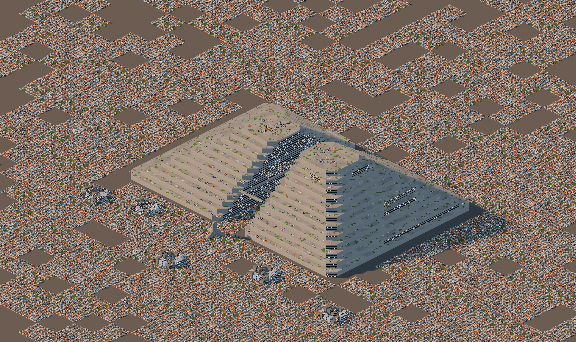
#> input picture concepts/aesthetics/scale/out/pixel/raw/s1_landscape.png, 576 x 342 px; its folder holds 4 pictures in this run
$ python post_pixel.py
#> lines starting #> are read from the running program, lines starting #| are printed output that depends on the picture
### experiments/concept-renders/sprites.py
"""
sprites.py - Pillow half of the agent-authored-building pipeline.

    python3 sprites.py

Inputs : out/sprites/*_lo.png (aliased low-res renders, 32 px per tile), *_hi.png (6x, anti-aliased), *_lo.cam.json
Outputs: out/sprites/*_pal.png        palette-locked game assets (kit64, no dither, binary alpha)
         out/p1_sprite_strip.png      3D render -> low-res sprite -> palette-locked sprite at integer upscale (rotation 0)
         out/p2_sprite_rotations.png  the same three stages for all 4 rotations
         out/p3_sprite_sheet.png      final sprite sheet (farm + capsule stack, 4 rotations) with the palette
         out/p4_ingame_mock.png       SC2K-style tile map composed only from palette-locked kit sprites
         out/p5_agent_loop.png        spec excerpt + validator feedback (draft v1 FAIL -> v2 PASS)
         out/p6_palette_compare.png   kit64 lock vs per-sprite adaptive 64 colours vs raw
"""
import json, math, os, subprocess, sys
import numpy as np
from PIL import Image, ImageDraw, ImageFont

HERE = os.path.dirname(os.path.abspath(__file__))
SP = os.path.join(HERE, 'out', 'sprites')
OUT = os.path.join(HERE, 'out')

# ------------------------------------------------------------------------------------------ fonts
# [9 lines left out: function font, not called in this run]


# ------------------------------------------------------------------------------------------ palette
# "kit64": a hand-built 64-colour master palette in the spirit of SC2K's VGA palette (not the original).
# Ramps: neutral greys, warm greys, timber, foliage, water/glass, teal, terracotta, sodium/window warm,
# neon accents, whites.  Every sprite in the game is locked to this one palette.
KIT64 = [
    '0d0e11', '1f2126', '33363c', '4b4e55', '666a70', '858a8f', 'a9adb0', 'd2d5d6',         # greys
    '4a4239', '6b6155', '8f8474', 'b3a794', 'd4c9b4', 'efe7d6',                             # warm greys
    '3b2616', '5a3a20', '7c522c', '9e6c3c', 'bf8a52', 'd9ac74',                             # timber / soil
    '1d2e16', '2c4420', '3d5c29', '4f7532', '648f3c', '7ba84a', '98c15d', 'bddb85',         # foliage
    '142133', '1f3550', '2f4d6e', '44678a', '6285a6', '8aa9c4', 'b8cfe0',                   # blues
    '0f2b2e', '1e4a4f', '32686c', '57908f', '8cbab5',                                       # teal / glass
    '4a1d16', '74302a', '9e4a3a', 'c26a52', 'dd9478',                                       # terracotta
    '7a4a14', 'b06c1c', 'd9902a', 'f2b447', 'fbd57a', 'fff0c0',                             # warm light
    '5a2a4a', '8c3f78', 'c86aa8', 'f0a5d0',                                                 # pinks
    'ff3a50', '3ae6ff', '5aff8c', 'ffe13a',                                                 # neon
    'c69a7a', '7a3f22', 'b8b0d8', 'f4f4f0', 'ffffff',                                       # skin, rust, lavender, whites
]
assert len(KIT64) == 64, len(KIT64)
PAL = np.array([[int(h[i:i + 2], 16) for i in (0, 2, 4)] for h in KIT64], dtype=np.float64)


def srgb_to_lab(rgb):
    c = rgb / 255.0
    c = np.where(c <= 0.04045, c / 12.92, ((c + 0.055) / 1.055) ** 2.4)
    M = np.array([[0.4124, 0.3576, 0.1805], [0.2126, 0.7152, 0.0722], [0.0193, 0.1192, 0.9505]])
    xyz = c @ M.T / np.array([0.95047, 1.0, 1.08883])
    f = np.where(xyz > 0.008856, np.cbrt(xyz), 7.787 * xyz + 16 / 116)
    return np.stack([116 * f[..., 1] - 16, 500 * (f[..., 0] - f[..., 1]), 200 * (f[..., 1] - f[..., 2])], axis=-1)


PAL_LAB = srgb_to_lab(PAL)


def binarize_alpha(im, thr=128):
    a = np.array(im.convert('RGBA'))
    a[..., 3] = np.where(a[..., 3] >= thr, 255, 0)
    return a


def palette_lock(im, pal=PAL, pal_lab=PAL_LAB):
    """Nearest palette colour in CIELAB (no dithering); alpha binarised; returns RGBA Image + index map."""
    a = binarize_alpha(im)
    rgb = a[..., :3].reshape(-1, 3).astype(np.float64)
    lab = srgb_to_lab(rgb)
    d = ((lab[:, None, :] - pal_lab[None, :, :]) ** 2).sum(-1)
    idx = d.argmin(1)
    out = pal[idx].reshape(a.shape[0], a.shape[1], 3).astype(np.uint8)
    res = np.dstack([out, a[..., 3]])
    res[a[..., 3] == 0] = 0
    return Image.fromarray(res, 'RGBA'), idx.reshape(a.shape[:2])


# [22 lines left out: functions adaptive_lock, ncolors, crop_alpha, not called in this run]


def up(im, k):
    return im.resize((im.width * k, im.height * k), Image.NEAREST)


# [24 lines left out: functions checker, on_bg, swatch, not called in this run]


def arrow(d, x0, y, x1, col=(120, 116, 108), w=4):
    d.line([(x0, y), (x1 - 12, y)], fill=col, width=w)
    d.polygon([(x1, y), (x1 - 16, y - 9), (x1 - 16, y + 9)], fill=col)


def load(name, r, kind):
    return Image.open(os.path.join(SP, '%s_r%d_%s.png' % (name, r, kind))).convert('RGBA')


# ------------------------------------------------------------------------------------------ build all palette-locked sprites
# [135 lines left out: functions lock_all, strip, rotations, sheet, not called in this run]


def rowh_of(placed, py):
    return max(s.height for (x, y, s, n, r) in placed if y == py)


# ------------------------------------------------------------------------------------------ p4: in-game mock
# [157 lines left out: functions cam_origin, mock, agent_loop, palette_compare, not called in this run]


# [12 lines that do not run on import are left out]

### concepts/aesthetics/pixel.py
"""pixel.py - palette-lock the aliased renders to the Stratum palette (derived from the layer prototype's colours) and
build the pixel-art panels.  One panel repeats a subject with the SC2K-style kit64 palette for comparison.

    python3 pixel.py
"""
import math, os, sys
sys.dont_write_bytecode = True
import numpy as np
from PIL import Image, ImageDraw, ImageFont

HERE = os.path.dirname(os.path.abspath(__file__))
sys.path.insert(0, os.path.normpath(os.path.join(HERE, '..', '..', 'experiments', 'concept-renders')))
import sprites as SP   # noqa: E402  (read-only reuse: srgb_to_lab, palette_lock, KIT64)

RAW = os.path.join(HERE, 'out', 'h', 'raw')
OUT = os.path.join(HERE, 'out', 'h')

# "stratum72": ramps taken from the Stratum layer prototype (experiments/megastructure-layers/src) plus a cool-white ramp
# for clean interiors and the prototype's own accents (coral cursor, signal yellow, mint, neon).
STRATUM = [
    # warm concrete / ink ramp
    '141312', '1d1915', '2a2724', '3a3835', '4f4a44', '6f695e', '8d877b', '9a9283', 'b2ac9d', 'cec7b5', 'd8d0bf', 'ece2cc', 'f6f1e4',
    # slate deck blues
    '1c2630', '2c3234', '3d4246', '565d61', '5a6b7c', '8796a5', 'a9b8c4',
    # terracotta / brick
    '5a2f22', '784331', '9c5c43', 'b3643c', 'cf8a5e',
    # ochre / sand
    '6e5a3c', '977e56', 'a58c62', 'c3a878', 'ca9c4a', 'e7c77e',
    # sage and foliage greens
    '44503f', '5e6c5b', '83947f', '2f4a24', '3f5f2c', '56733f', '6f9b4a', '8fb85c', 'b6c39b',
    # teal water
    '1f3b39', '23504b', '3f7d73', '6b958b', 'a8c3ba', '6fd0b8',
    # earth strata
    '231c16', '3b3129', '4f3f31', '6d5843', '8a7458',
    # lights at night
    '5a4a2a', 'b08a4e', 'd8a052', 'ffcf73', 'ffe0a0', 'fff4d6',
    # accents
    'ff6b4a', 'f4d35e', 'e8a83c', '9b2e1c', 'c86aa8', '3ae6ff', '2f5da0',
    # clean whites
    'b8c4cc', 'd4dde2', 'eef2f4', 'ffffff', '7b8894', '4a5563',
]
PAL_S = np.array([[int(h[i:i + 2], 16) for i in (0, 2, 4)] for h in STRATUM], dtype=np.float64)
PAL_S_LAB = SP.srgb_to_lab(PAL_S)


def font(size, bold=False):
    for c in (['/Library/Fonts/Roboto-Bold.ttf'] if bold else []) + ['/Library/Fonts/Roboto-Regular.ttf', '/System/Library/Fonts/Helvetica.ttc']:
        if os.path.exists(c):
            return ImageFont.truetype(c, size)
    return ImageFont.load_default()


# [13 lines left out: functions lock, on, not called in this run]


def up(im, k):
    return im.resize((im.width * k, im.height * k), Image.NEAREST)


# [86 lines left out: functions ncol, panel, main, not called in this run]


# [2 lines that do not run on import are left out]

### concepts/aesthetics/scale/post_pixel.py
"""post_pixel.py - Stratum-palette lock of the nested-scale renders, composed with outlines of the next finer view."""
import json, os, sys
sys.dont_write_bytecode = True
from PIL import Image, ImageDraw, ImageFont
HERE = os.path.dirname(os.path.abspath(__file__))
AES = os.path.dirname(HERE)
sys.path.insert(0, AES)
import pixel as PX   # noqa: E402  (Stratum palette + lock)
RAW = os.path.join(HERE, 'out', 'pixel', 'raw')
OUT = os.path.join(HERE, 'out', 'pixel')
st = {os.path.basename(s['out']): s['camera'] for s in json.load(open(os.path.join(AES, 'out', 'stats_pixel_scale.json')))}
#> (reads concepts/aesthetics/out/stats_pixel_scale.json from the repository)


def lock(name):
    im = Image.open(os.path.join(RAW, name + '.png')).convert('RGBA')
    out, _ = PX.SP.palette_lock(im, PX.PAL_S, PX.PAL_S_LAB)
    return out.convert('RGB')


def box_in(coarse, fine, im_c, im_f):
    cc, cf = st[coarse + '.png'], st[fine + '.png']
    Wc = im_c.width
    ppm_c = Wc / cc['scale']
    wf = cf['scale'] * ppm_c
    hf = wf * im_f.height / im_f.width
    cx = Wc / 2 + (cf['cx'] - cc['cx']) * ppm_c
    cy = im_c.height / 2 - (cf['cy'] - cc['cy']) * ppm_c
    return [cx - wf / 2, cy - hf / 2, cx + wf / 2, cy + hf / 2]


def panel(names, labels, k, out, title):
    ims = [lock(n) for n in names]
    boxes = [box_in(names[i], names[i + 1], ims[i], ims[i + 1]) for i in range(len(names) - 1)]
    shown = []
    for i, im in enumerate(ims):
        big = im.resize((im.width * k[i], im.height * k[i]), Image.NEAREST)
        d = ImageDraw.Draw(big)
        if i < len(boxes):
            b = [v * k[i] for v in boxes[i]]
            d.rectangle(b, outline=(255, 107, 74), width=3)
        shown.append(big)
    pad, top = 22, 64
    W = sum(s.width for s in shown) + pad * (len(shown) + 1)
    H = max(s.height for s in shown) + top + 50
    P = Image.new('RGB', (W, H), (27, 27, 26))
    d = ImageDraw.Draw(P)
    d.text((pad, 16), title, fill=(236, 226, 204), font=PX.font(24, True))
    x = pad
    for s, lb in zip(shown, labels):
        P.paste(s, (x, top))
        d.text((x, top + s.height + 10), lb, fill=(200, 192, 176), font=PX.font(16))
        x += s.width + pad
    P.save(os.path.join(OUT, out))
    print(out, P.size)


panel(['s1_landscape', 's2_district', 's3_building'],
      ['16 px per 256 m cell: the megaform as a landscape-scale sprite (2x)', '16 px per 16 m: terraces as districts (1x)',
       '16 px per 4 m: one terrace is the ground; build here (1x)'], [2, 1, 1], 'nested_stepped.png',
      'One place at three nested scales (Stratum palette); coral boxes mark the next view')
#> call 2 of lock, with name = 's2_district'
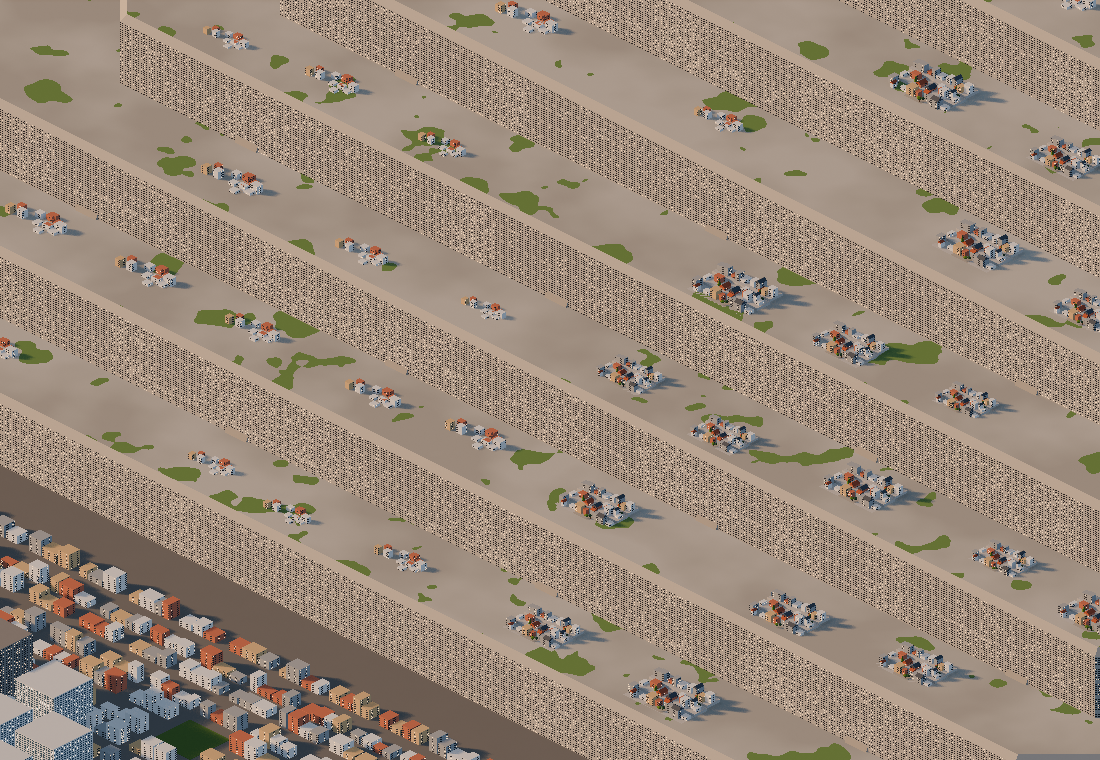
#> input picture concepts/aesthetics/scale/out/pixel/raw/s2_district.png, 1100 x 760 px
#> call 3 of lock, with name = 's3_building'
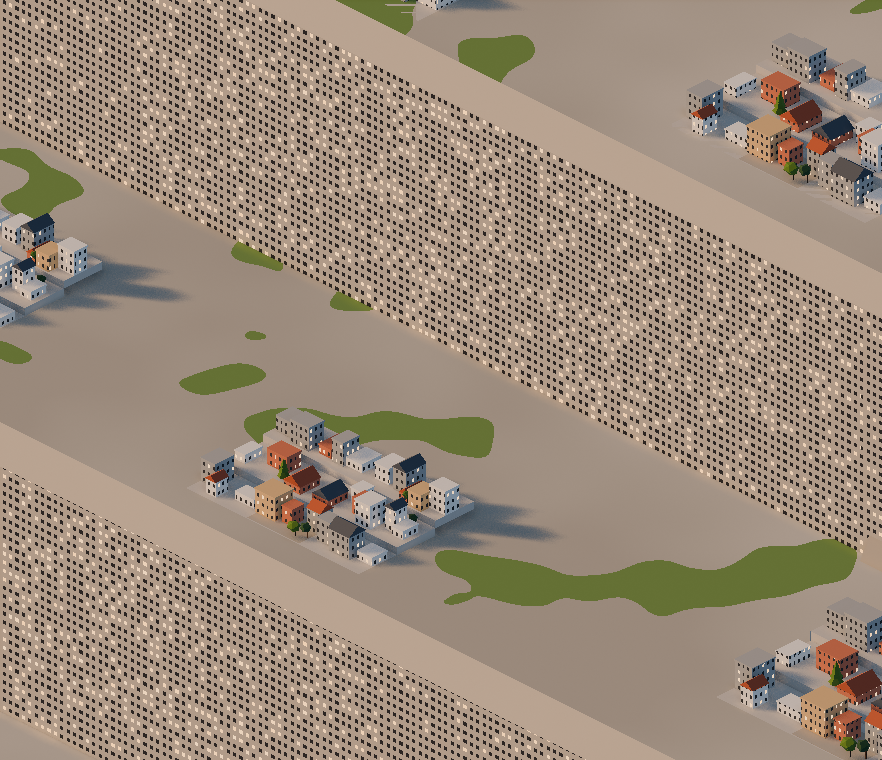
#> input picture concepts/aesthetics/scale/out/pixel/raw/s3_building.png, 882 x 760 px
#> in palette_lock (call 3), `out = pal[idx].reshape(a.shape[0], a.shape[1], 3).astype(np.uint8)`:
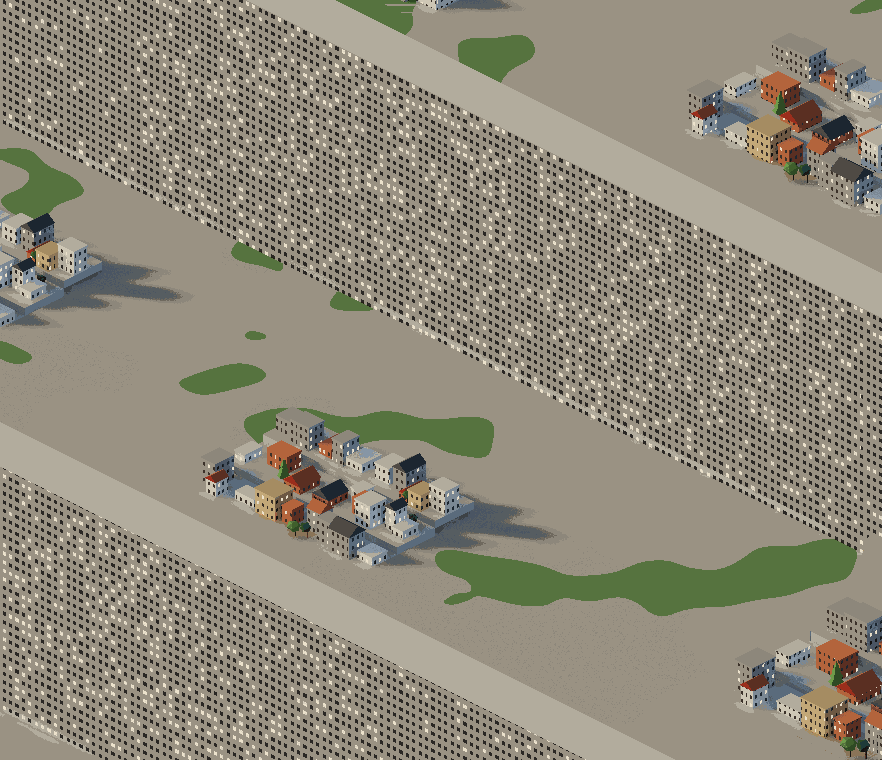
#> out: shape (760, 882, 3); mean R, G, B 143.3, 137.6, 122.1
#> in panel, `ims = [lock(n) for n in names]`: ims = 3 items
#> in panel, `boxes = [box_in(names[i], names[i + 1], ims[i], ims[i + 1]) for i in r..`: boxes = [[153.1, 161.4, 221.9, 208.9], [639.8, 312.2, 860.2, 502.2]]
#> the loop in panel, `for i, im in enumerate(ims):` made 3 passes
#> b on passes 1 to 2: [306.2, 322.8, 443.8, 417.8], [639.8, 312.2, 860.2, 502.2]
#> pass 1, in panel, `big = im.resize((im.width * k[i], im.height * k[i]), Image.NEAREST)`:
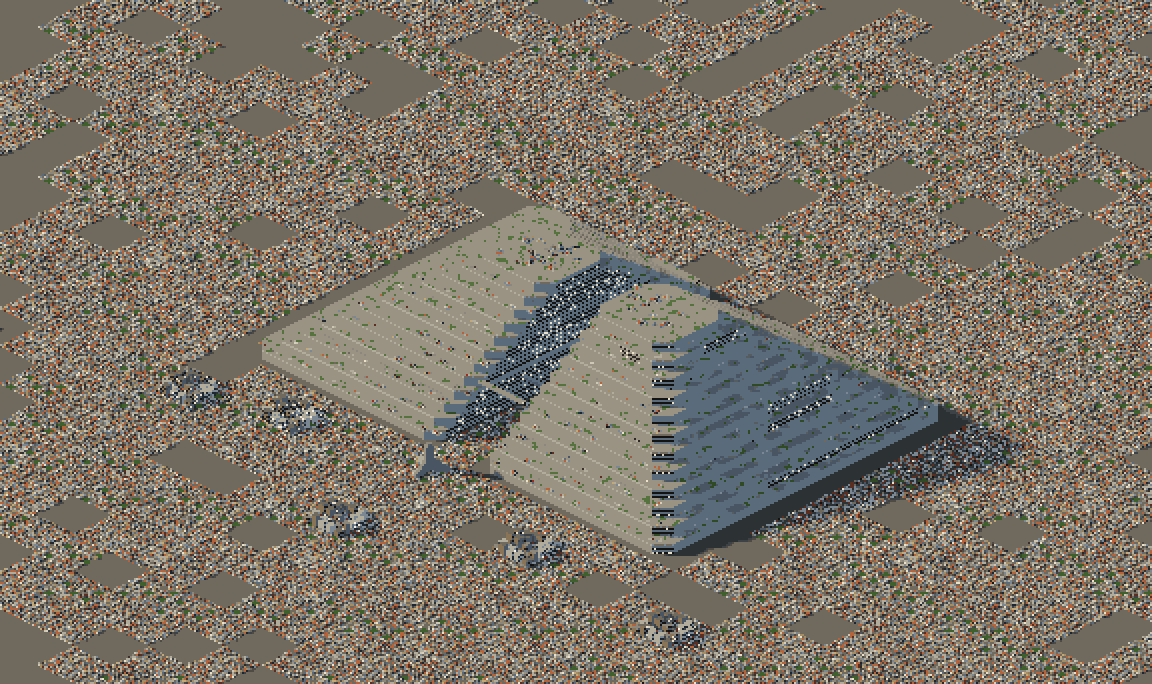
#> big: PIL image 1152x684 RGB; mean R, G, B 123.6, 115.4, 103.2
#> after the loop in panel, `for i, im in enumerate(ims):`: shown = 3 items
#> in panel, `W = sum(s.width for s in shown) + pad * (len(shown) + 1)`: W = 3222
#> in panel, `H = max(s.height for s in shown) + top + 50`: H = 874
#> the loop in panel, `for s, lb in zip(shown, labels):` made 3 passes
#> x on passes 1 to 3: 1196, 2318, 3222
#> after the loop in panel, `for s, lb in zip(shown, labels):`:
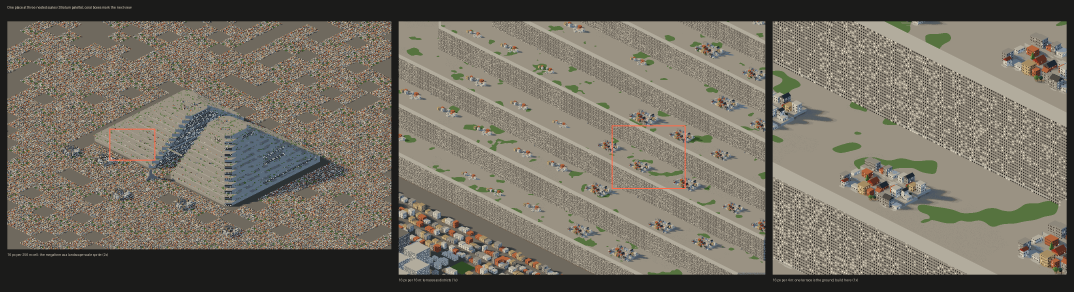
#> P: PIL image 3222x874 RGB (shown at 1/3 size); mean R, G, B 116.2, 110.5, 98.8
#> after the loop in panel, `for s, lb in zip(shown, labels):`: x = 3222
#| nested_stepped.png (3222, 874)
panel(['v1_frames', 'v2_bays'], ['16 px per 64 m: two megaframes and the void between (1x)', '16 px per 4 m: one bay, buildings slotted in (1x)'],
      [1, 1], 'nested_void.png', 'Megaframe bays as building plots (Stratum palette)')
#> call 4 of lock, with name = 'v1_frames'
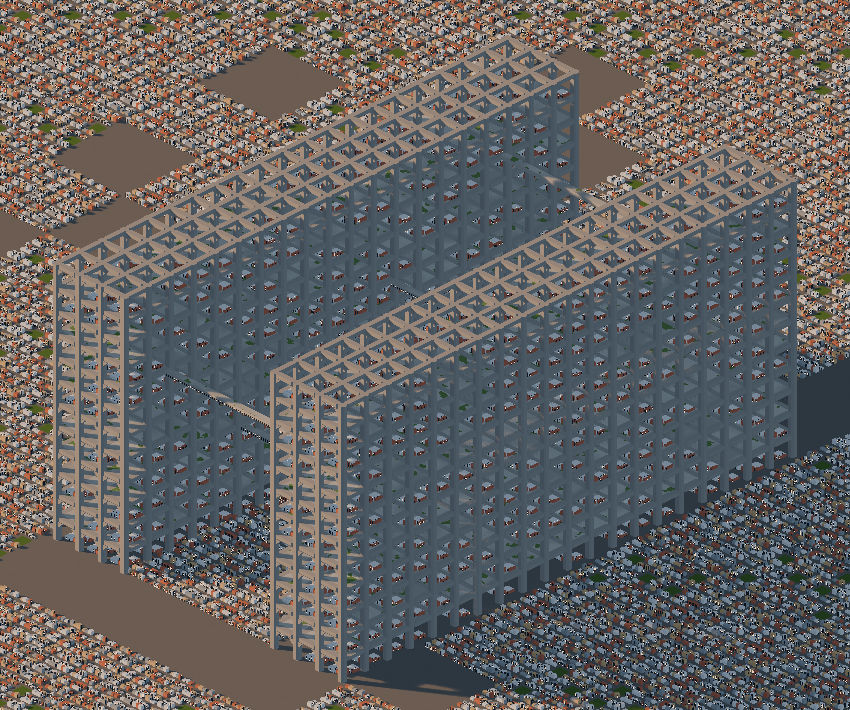
#> input picture concepts/aesthetics/scale/out/pixel/raw/v1_frames.png, 850 x 710 px
#> (the run stopped early here; a loop or call above may not have finished)
